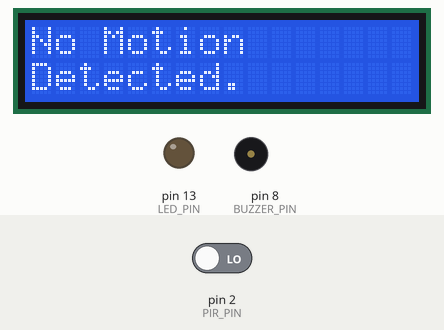
A sketch run on a simulated Arduino Uno, built with avr-gcc and run on an emulated ATmega328P. On the bench: 16×2 character LCD, output pins drawn as LEDs (lit = HIGH), buzzer (waves = sounding, pin HIGH). The inputs (shaded band) are chosen by the test bench; at power-on: pin 2 (PIR_PIN) LOW.

Above: at 3.3 s.
3.4 s: pin 2 (PIR_PIN) driven HIGH
At 4.6 s:
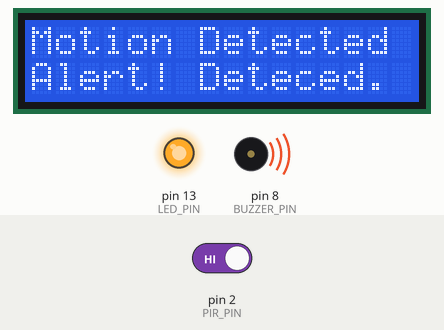
4.9 s: pin 2 (PIR_PIN) driven LOW
At 9.0 s:
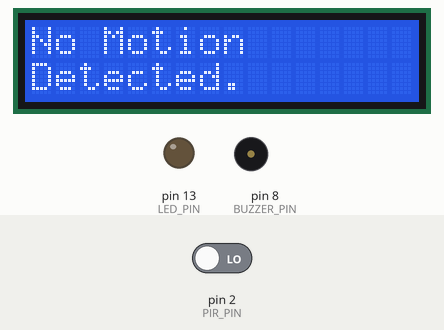
Timing chart, 0 to 10.5 s (numbered marks = the images above; inputs shaded):
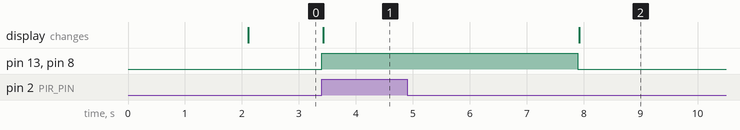

Measured:
- after the input at 3.4 s, pin 13 (LED_PIN), pin 8 (BUZZER_PIN): LOW → HIGH at once; the display: changes at once (image 1)
- after the input at 4.9 s, pin 13 (LED_PIN), pin 8 (BUZZER_PIN): HIGH → LOW after 3.0 s; the display: changes after 3.0 s (image 2)

The sketch:

PIR.ino
```cpp
#include <Keypad.h>

// C++ code
//

#include <Wire.h>
#include <LiquidCrystal_I2C.h>

const int PIR_PIN    = 2;
const int BUZZER_PIN = 8;
const int LED_PIN    = 13;

LiquidCrystal_I2C lcd(0x27, 16, 2);

//keep alarm activeafter motion stops
const unsigned long HOLD_TIME = 3000;
unsigned long lastMotionTime = 0;
bool alarmActive = false;

void setup() {
  pinMode(PIR_PIN, INPUT);
  pinMode(BUZZER_PIN, OUTPUT);
  pinMode(LED_PIN, OUTPUT);

  digitalWrite(BUZZER_PIN, LOW);
  digitalWrite(LED_PIN, LOW);

  lcd.init();
  lcd.backlight();
  lcd.setCursor(0, 0);
  lcd.print("Security System");
  lcd.setCursor(0, 1);
  lcd.print("Initializing...");
  delay(2000);

  showNoMotion();
}

void loop() {
  int motion = digitalRead(PIR_PIN);

  if (motion == HIGH) {
    lastMotionTime = millis();
    if (!alarmActive) {
      alarmActive = true;
      showMotionDetected();
    }
  }

  // Once HOLD_TIME has passed with no new motion return to idle
  if (alarmActive && (millis() - lastMotionTime >= HOLD_TIME)) {
    alarmActive = false;showNoMotion();
  }
}

void showMotionDetected() {
  digitalWrite(BUZZER_PIN, HIGH);
  digitalWrite(LED_PIN, HIGH);
  lcd.clear();
  lcd.setCursor(0, 0);
  lcd.print("Motion Detected");
  lcd.setCursor(0, 1);
  lcd.print("Alert! Deteced.");
}

void showNoMotion() {
  digitalWrite(BUZZER_PIN, LOW);
  digitalWrite(LED_PIN, LOW);
  lcd.clear();
  lcd.setCursor(0, 0);
  lcd.print("No Motion");
  lcd.setCursor(0, 1);
  lcd.print("Detected.");
}
```
